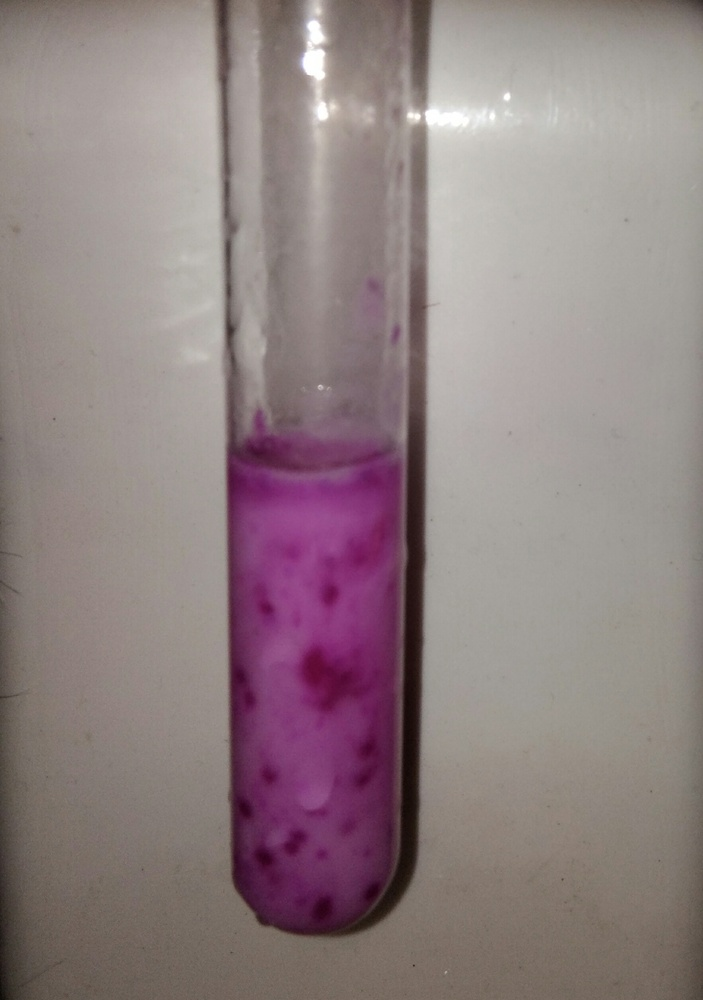
#> input picture IMG_20181121_140143.JPG, 703 x 1000 px, shrunk from 1765 x 2510 before the run
$ python -i color_rec.py   (imports and definitions only)   (older library calls are emulated)
#> lines starting #> are read from the running program, lines starting #| are printed output that depends on the picture; after the words box and inside, x2 and y2 are one past the last pixel; in counts of white or black regions, pixels touching at a corner belong together
import numpy as np
import cv2


def color(img):    # main_fun


#> called with img = 'IMG_20181121_140143.JPG'
    val = list()   #crat a list variable

    frame = cv2.imread(img)   #read image
#> frame is the input picture: shape (1000, 703, 3); mean B, G, R 129.7, 128.6, 143.8


    hsv = cv2.cvtColor(frame, cv2.COLOR_BGR2HSV)  # convert to HSV
#> hsv: shape (1000, 703, 3); mean H, S, V 33.8, 41.2, 143.8

    #threshold HSV value of red

    lower_red = np.array([170,50,50])
    upper_red = np.array([180,255,255])

    #threshold HSV value of blue


    lower_blue = np.array([105,100,50])
    upper_blue = np.array([140,255,255])

    #threshold HSV value of orenge


    lower_orenge = np.array([0,200,255])
    upper_orenge = np.array([30,255,255])

    #threshold HSV value of green


    lower_green = np.array([15,150,200])
    upper_green = np.array([75,255,220])


    lower_white = np.array([20,0,200])
    upper_white = np.array([200,50,255])

    #create filter in range

    red = cv2.inRange(hsv, lower_red, upper_red)
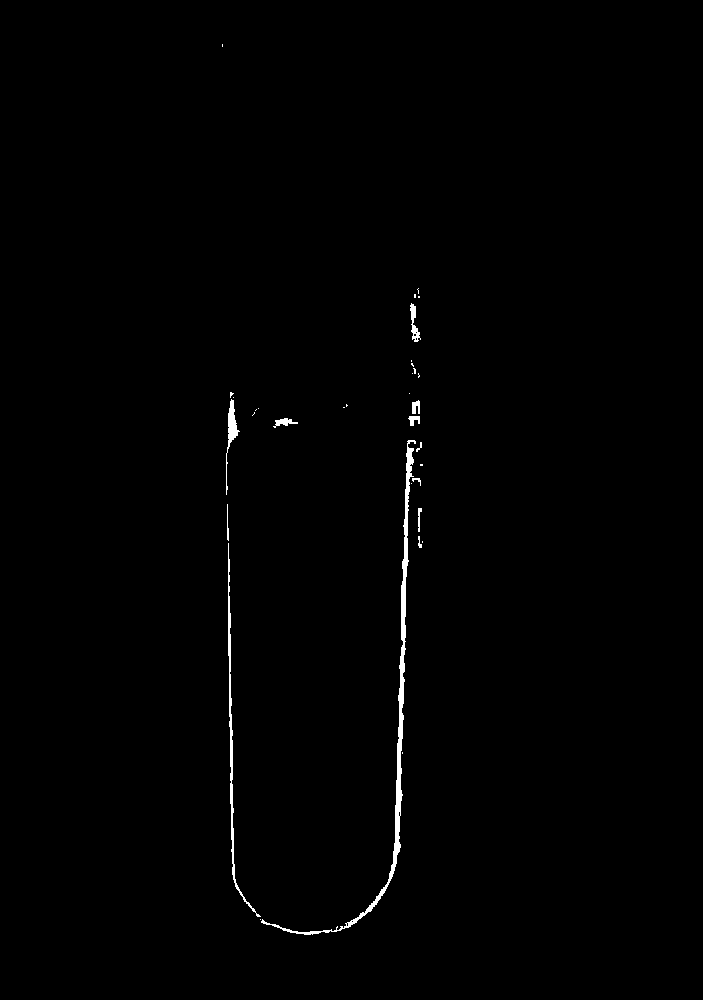
#> red: shape (1000, 703); 0.63% white; 34 white regions (22 under 20 px), largest, box (x1, y1, x2, y2) and area: (261, 440, 416, 935) 2466, (228, 543, 261, 917) 881, (226, 399, 240, 495) 356
    blue = cv2.inRange(hsv, lower_blue, upper_blue)
#> blue: shape (1000, 703); every value is 0
    orenge = cv2.inRange(hsv, lower_orenge, upper_orenge)
    green = cv2.inRange(hsv, lower_green, upper_green)
    white = cv2.inRange(hsv, lower_white, upper_white)
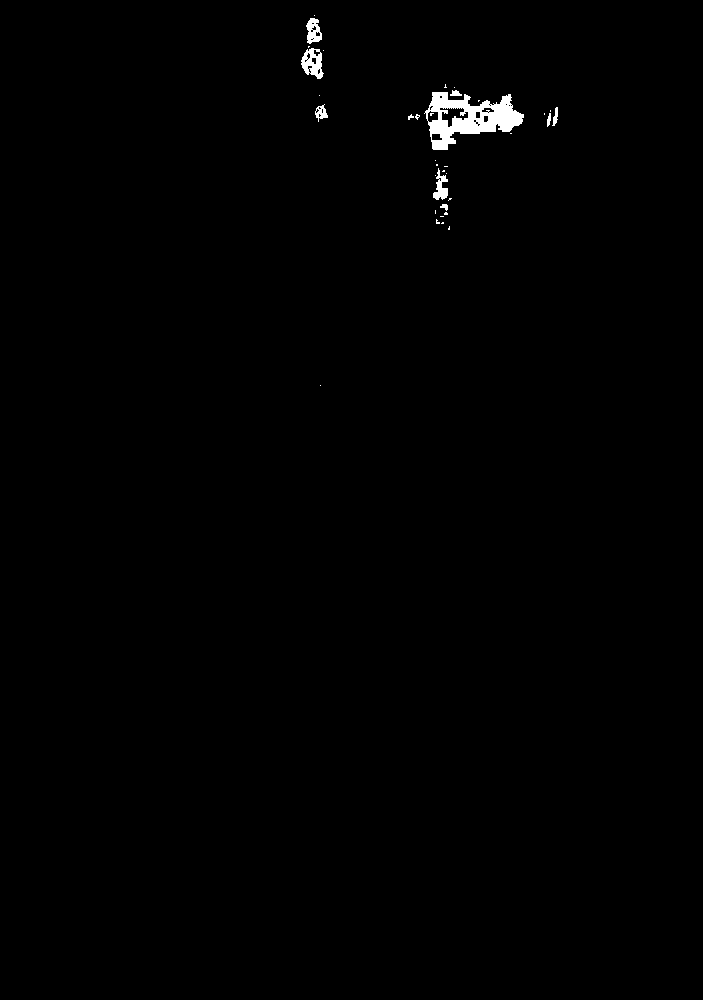
#> white: shape (1000, 703); 0.59% white; 36 white regions (27 under 20 px), largest, box (x1, y1, x2, y2) and area: (424, 92, 524, 150) 2799, (301, 48, 324, 79) 418, (306, 18, 322, 44) 266


    kernal = np.ones((5,5),np.uint8)

    #red filter mask

    red=cv2.dilate(red, kernal)
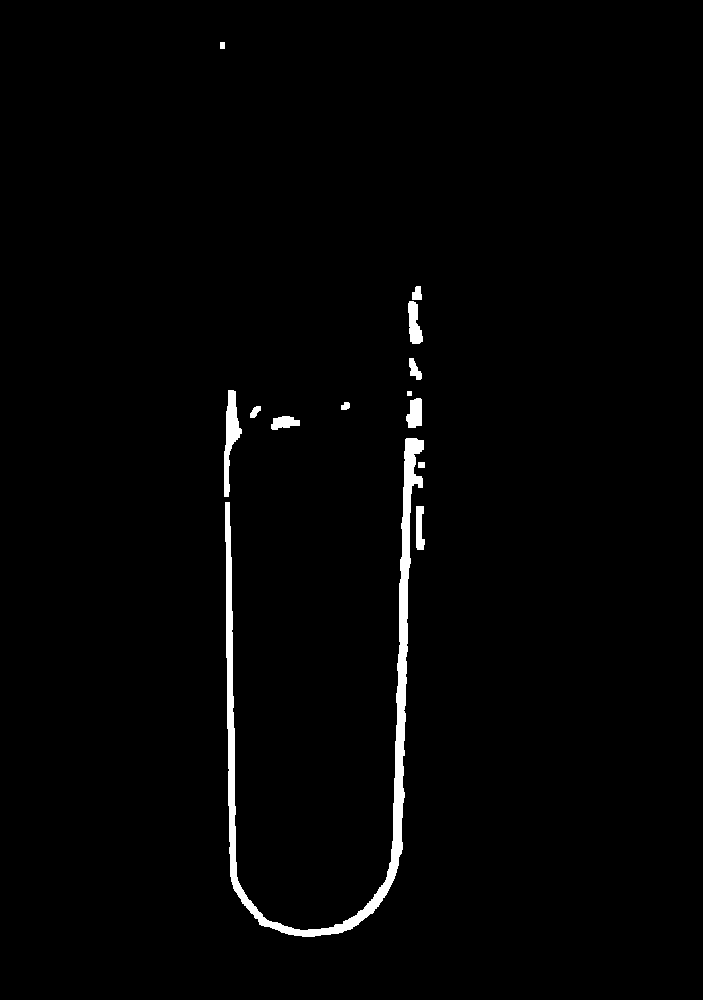
#> red: shape (1000, 703); 1.6% white; 13 white regions, largest, box (x1, y1, x2, y2) and area: (225, 438, 424, 937) 8307, (224, 390, 242, 497) 885, (408, 301, 423, 344) 434
    res1 = cv2.bitwise_and(frame,frame, mask= red)

    #blue filter mask

    blue=cv2.dilate(blue, kernal)
    res2 = cv2.bitwise_and(frame,frame, mask= blue)
#> res2: shape (1000, 703, 3); every value is 0

    #orenge filter mask


    orenge=cv2.dilate(orenge, kernal)
    res3 = cv2.bitwise_and(frame,frame, mask= orenge)

    #green filter mask

    green=cv2.dilate(green, kernal)
    res4 = cv2.bitwise_and(frame,frame, mask= green)


    #white filter mask

    white=cv2.dilate(white, kernal)
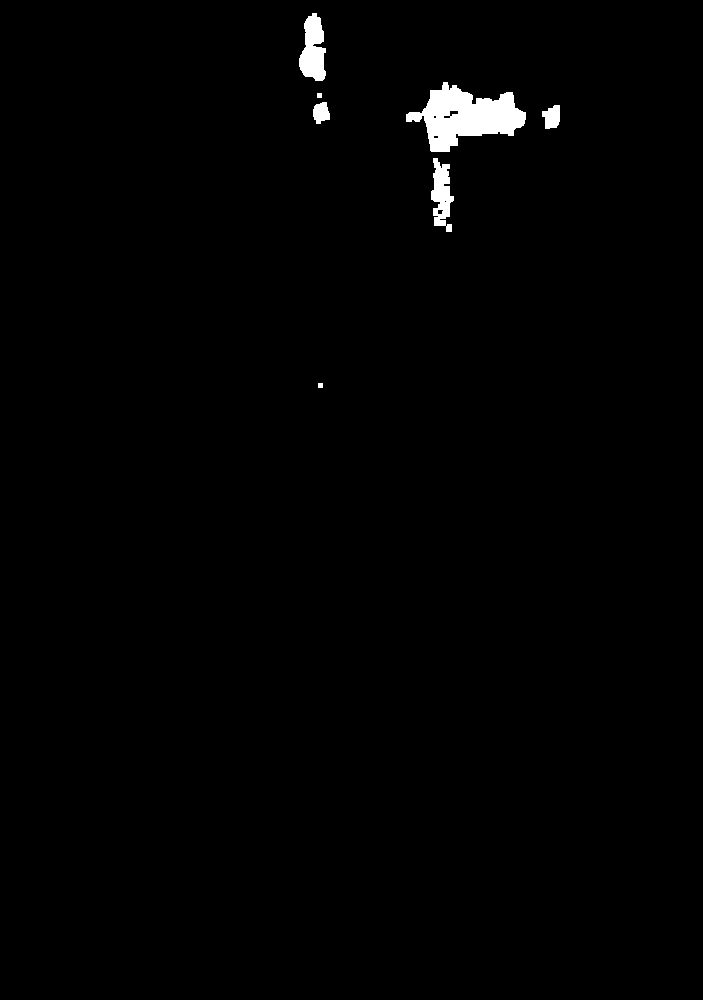
#> white: shape (1000, 703); 1% white; 7 white regions
    res5 = cv2.bitwise_and(frame,frame, mask= white)


    (_,contours,hierarchy)=cv2.findContours(red,cv2.RETR_TREE,cv2.CHAIN_APPROX_SIMPLE)
#> contours = 13 contours, 1 with area under 20; largest, box (x1, y1, x2, y2) and area: (225, 438, 424, 937) 7272, (224, 390, 242, 497) 770, (408, 301, 423, 344) 382, (406, 398, 422, 428) 337, (416, 506, 425, 550) 254

    for pic, contour in enumerate(contours):

        area = cv2.contourArea(contour)
        if(area>10000): #range of ditection
            val.append("RED")
#> this loop made 13 passes
#> area on passes 1, 3, 4, 5, 6, 7, 9, 10, 11, 12: 254, 7271.5, 244, 66, 44, 337, 770.5, 136.5, 382, 91.5
#> (contour, area) on passes 2, 13: ([[418, 462], [418, 467], [424, 467], [424, 462]], 30), ([[220, 42], [220, 48], [224, 48], [224, 42]], 24)
#> after the loop, val = []


    (_,contours,hierarchy)=cv2.findContours(blue,cv2.RETR_TREE,cv2.CHAIN_APPROX_SIMPLE)
#> contours = []

    for pic, contour in enumerate(contours):

        area = cv2.contourArea(contour)
        if(area>10000):
            val.append("BLUE")
#> this loop made 0 passes


    (_,contours,hierarchy)=cv2.findContours(orenge,cv2.RETR_TREE,cv2.CHAIN_APPROX_SIMPLE)

    for pic, contour in enumerate(contours):

        area = cv2.contourArea(contour)
        if(area>10000):
            val.append("ORENGE")


    (_,contours,hierarchy)=cv2.findContours(green,cv2.RETR_TREE,cv2.CHAIN_APPROX_SIMPLE)

    for pic, contour in enumerate(contours):

        area = cv2.contourArea(contour)
        if(area>10000):
            val.append("GREEN")


    (_,contours,hierarchy)=cv2.findContours(white,cv2.RETR_TREE,cv2.CHAIN_APPROX_SIMPLE)
#> contours = 13 contours, 6 with area under 20; largest, box (x1, y1, x2, y2) and area: (406, 82, 526, 152) 4286, (299, 13, 326, 81) 1178, (431, 158, 454, 232) 904, (542, 105, 560, 129) 286, (313, 102, 330, 124) 246, (449, 110, 459, 117) 40, (437, 209, 444, 215) 24

    for pic, contour in enumerate(contours):

        area = cv2.contourArea(contour)
        if(area>10000):
            val.append("WHITE")
#> this loop made 13 passes
#> area on passes 2, 3, 5, 6, 8, 12, 13: 904, 24.5, 286, 246, 4286, 39.5, 1177.5

    return val #return all list


>>> result = color('IMG_20181121_140143.JPG')
#> result = []

$ run again, on test.png
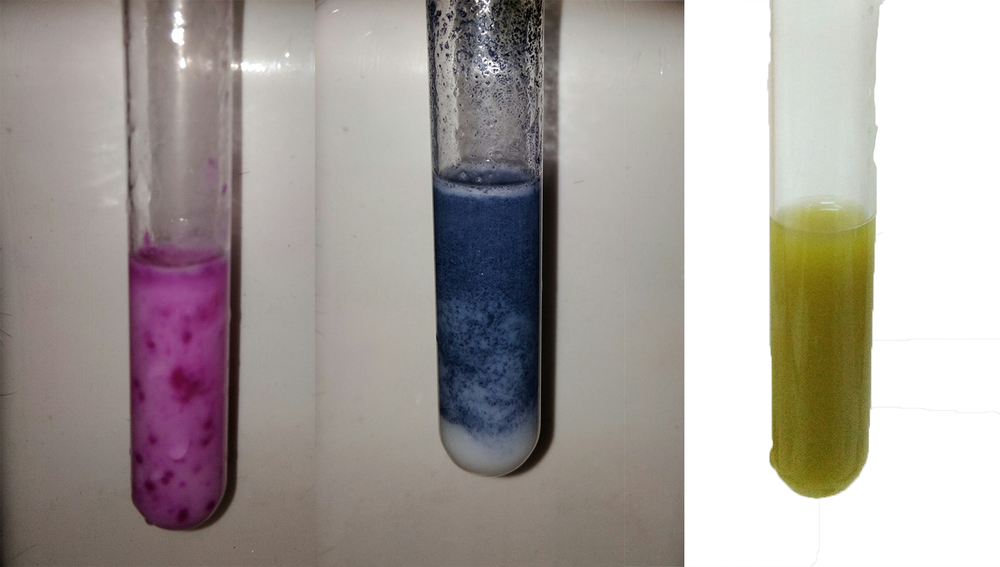
#> input picture test.png, 1000 x 567 px, shrunk from 1765 x 1000 before the run
#> in color, frame is the input picture: shape (567, 1000, 3); mean B, G, R 156.8, 160.7, 167.4
#> hsv: shape (567, 1000, 3); mean H, S, V 29.7, 38.1, 169.6
#> in color, `red = cv2.inRange(hsv, lower_red, upper_red)`:
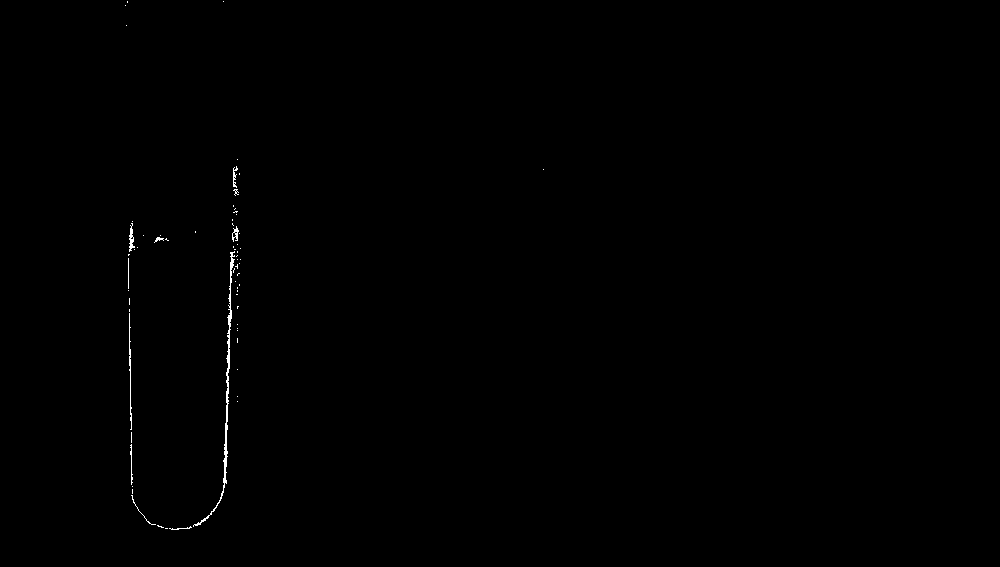
#> red: shape (567, 1000); 0.23% white in thin lines or dots, all inside (x1, y1, x2, y2) = (125, 1, 544, 530)
#> orenge: shape (567, 1000); every value is 0
#> res3: shape (567, 1000, 3); every value is 0
#> in color, `res5 = cv2.bitwise_and(frame,frame, mask= white)`:
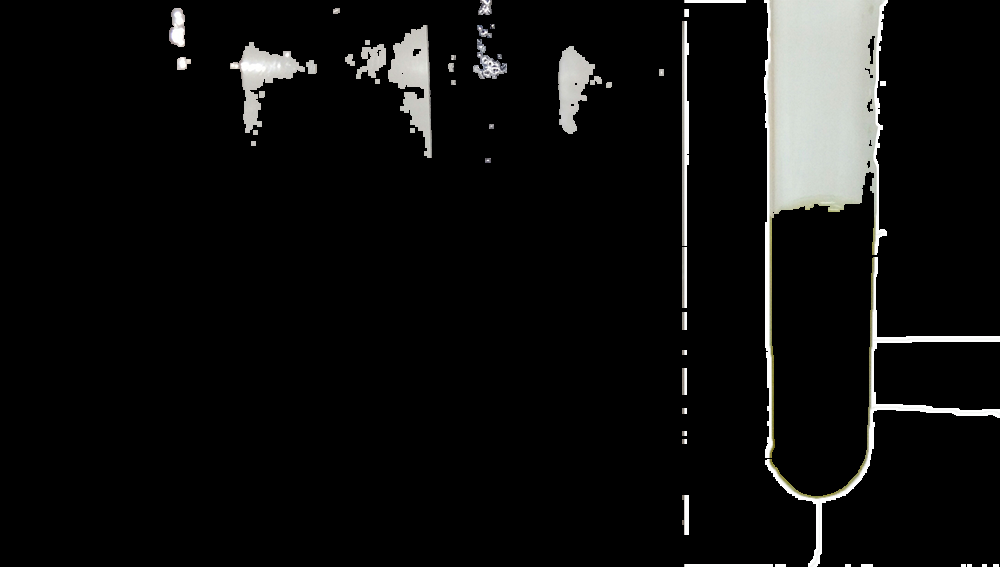
#> res5: shape (567, 1000, 3); mean B, G, R 15.4, 15.9, 15.8
#> in color, `(_,contours,hierarchy)=cv2.findContours(red,cv2.RETR_TREE,cv2.CHAIN_AP..`: contours = 16 contours, 6 with area under 20; largest, box (x1, y1, x2, y2) and area: (127, 203, 243, 532) 3624, (126, 219, 140, 293) 414, (231, 164, 242, 198) 252, (152, 233, 171, 245) 127, (235, 322, 240, 333) 40
#> the loop in color, `for pic, contour in enumerate(contours): ` made 16 passes
#> area on passes 5, 6, 9, 10, 12, 16: 28.5, 127, 414.5, 3624.5, 252.5, 31
#> after the loop in color, `for pic, contour in enumerate(contours):`: val = []
#> in color, `(_,contours,hierarchy)=cv2.findContours(blue,cv2.RETR_TREE,cv2.CHAIN_A..`: contours = 14 contours, 9 with area under 20; largest, box (x1, y1, x2, y2) and area: (432, 177, 541, 435) 22200, (451, 172, 528, 191) 764, (479, 405, 501, 419) 89, (488, 51, 496, 58) 38, (476, 388, 486, 394) 30
#> the loop in color, `for pic, contour in enumerate(contours): ` made 14 passes
#> area on passes 1, 4, 6, 9, 13: 22199.5, 89, 29.5, 764.5, 37.5
#> after the loop in color, `for pic, contour in enumerate(contours):`: val = ['BLUE']
#> in color, `(_,contours,hierarchy)=cv2.findContours(orenge,cv2.RETR_TREE,cv2.CHAIN..`: contours = []
#> in color, `(_,contours,hierarchy)=cv2.findContours(white,cv2.RETR_TREE,cv2.CHAIN_..`: contours = 63 contours, 26 with area under 20; largest, box (x1, y1, x2, y2) and area: (764, 0, 888, 458) 24558, (765, 257, 1000, 567) 3506, (388, 25, 432, 158) 2892, (230, 42, 305, 133) 2257, (558, 46, 595, 134) 1824
#> the loop in color, `for pic, contour in enumerate(contours): ` made 63 passes
#> area on passes 9, 16, 23, 24, 28, 30, 31, 32: 173.5, 3506.5, 29.5, 24, 55, 37, 99, 118.5
#> after the loop in color, `for pic, contour in enumerate(contours):`: val = ['BLUE', 'WHITE']

$ run again, on test1.png
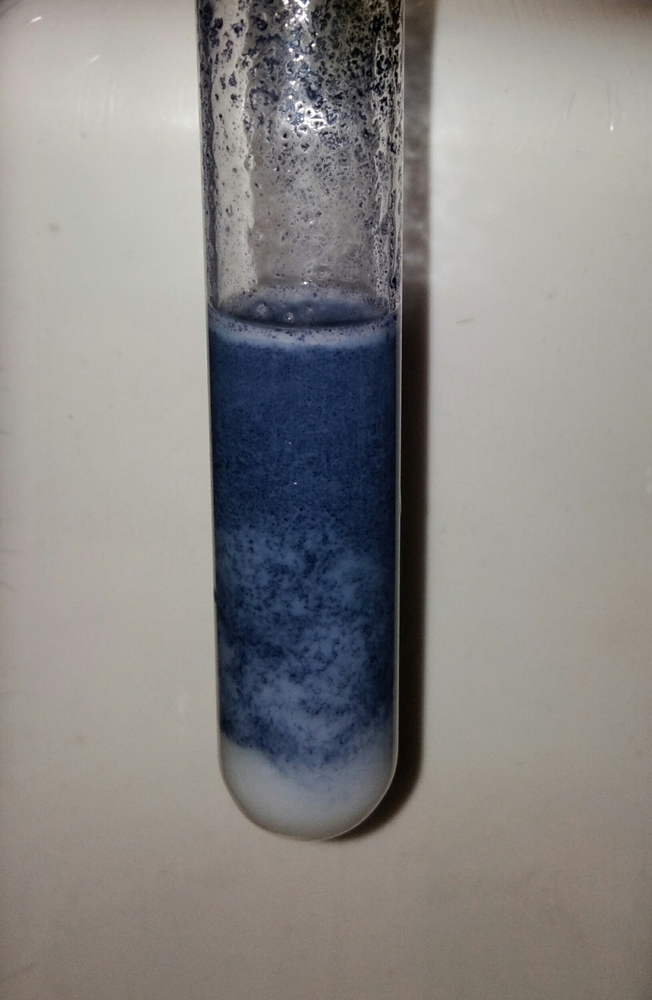
#> input picture test1.png, 652 x 1000 px, shrunk from 1631 x 2503 before the run
#> in color, frame is the input picture: shape (1000, 652, 3); mean B, G, R 133, 134.9, 137.3
#> hsv: shape (1000, 652, 3); mean H, S, V 38.1, 37.7, 142.7
#> red: shape (1000, 652); every value is 0
#> in color, `blue = cv2.inRange(hsv, lower_blue, upper_blue)`:
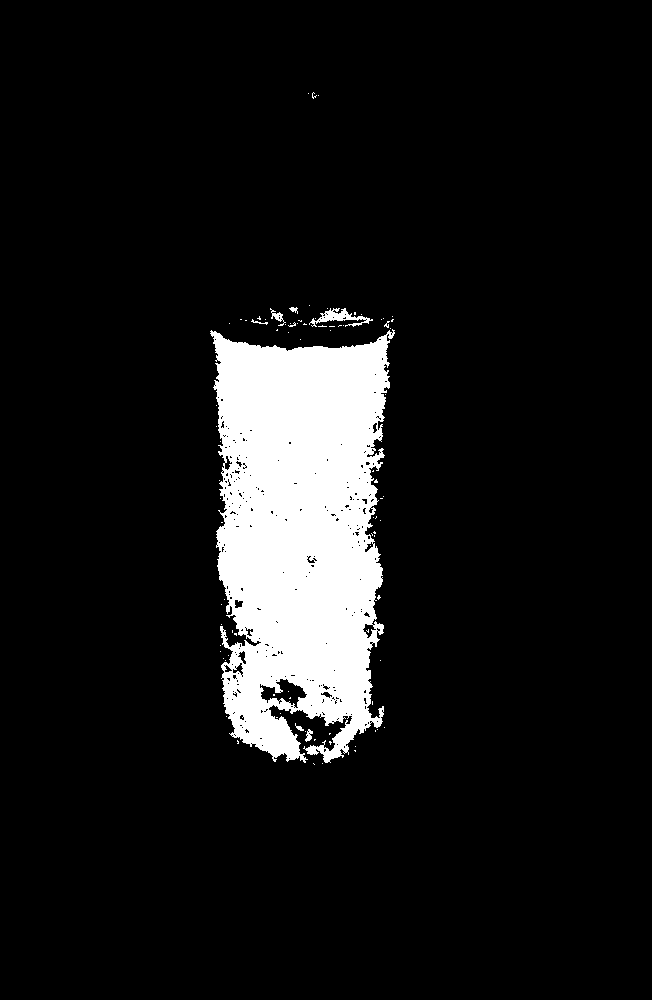
#> blue: shape (1000, 652); 9.2% white; 90 white regions (83 under 20 px), largest, box (x1, y1, x2, y2) and area: (210, 329, 395, 763) 58950, (309, 308, 373, 327) 439, (270, 308, 286, 326) 92
#> res1: shape (1000, 652, 3); every value is 0
#> in color, `res5 = cv2.bitwise_and(frame,frame, mask= white)`:
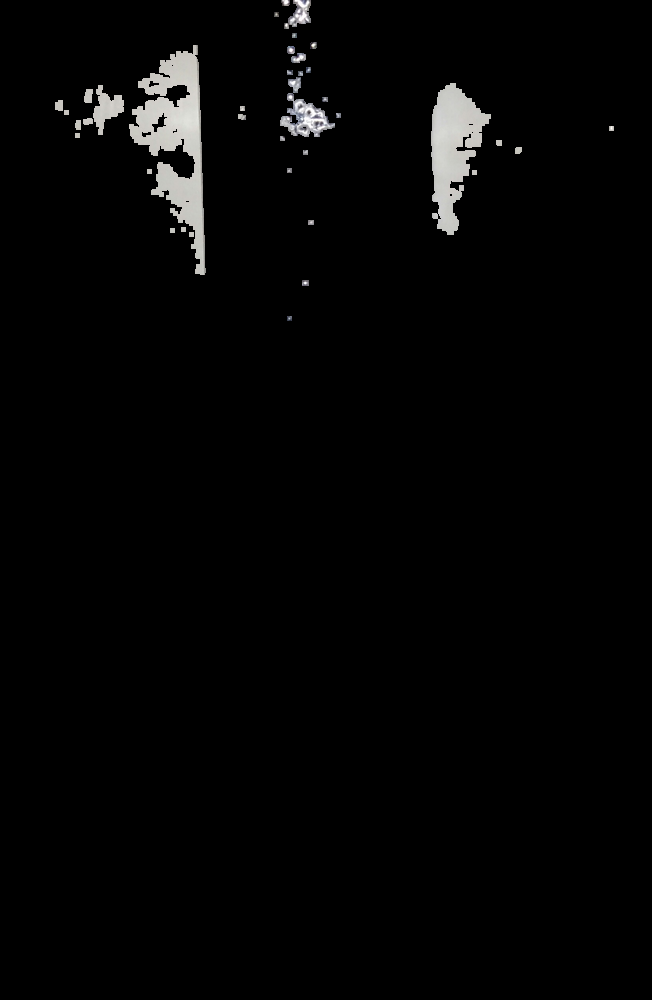
#> res5: shape (1000, 652, 3); mean B, G, R 4.9, 5, 5
#> in color, `(_,contours,hierarchy)=cv2.findContours(red,cv2.RETR_TREE,cv2.CHAIN_AP..`: contours = []
#> in color, `(_,contours,hierarchy)=cv2.findContours(blue,cv2.RETR_TREE,cv2.CHAIN_A..`: contours = 26 contours, 15 with area under 20; largest, box (x1, y1, x2, y2) and area: (208, 314, 397, 766) 66655, (238, 306, 375, 333) 1724, (282, 712, 344, 745) 582, (276, 681, 304, 702) 226, (287, 305, 300, 316) 100
#> the loop in color, `for pic, contour in enumerate(contours): ` made 26 passes
#> area on passes 1, 2, 7, 10, 13, 14, 15, 16: 24, 41, 66655, 35.5, 581.5, 29.5, 60, 226.5
#> after the loop in color, `for pic, contour in enumerate(contours):`: val = ['BLUE']
#> in color, `(_,contours,hierarchy)=cv2.findContours(orenge,cv2.RETR_TREE,cv2.CHAIN..`: contours = []
#> in color, `(_,contours,hierarchy)=cv2.findContours(white,cv2.RETR_TREE,cv2.CHAIN_..`: contours = 49 contours, 25 with area under 20; largest, box (x1, y1, x2, y2) and area: (129, 45, 206, 275) 7286, (431, 83, 491, 235) 4725, (280, 77, 335, 137) 1302, (93, 85, 124, 135) 682, (284, 0, 311, 29) 406
#> the loop in color, `for pic, contour in enumerate(contours): ` made 49 passes
#> area on passes 11, 12, 16, 17, 18, 22, 24, 25: 33.5, 24.5, 41, 46, 30, 62, 86, 682
#> result = ['BLUE']
